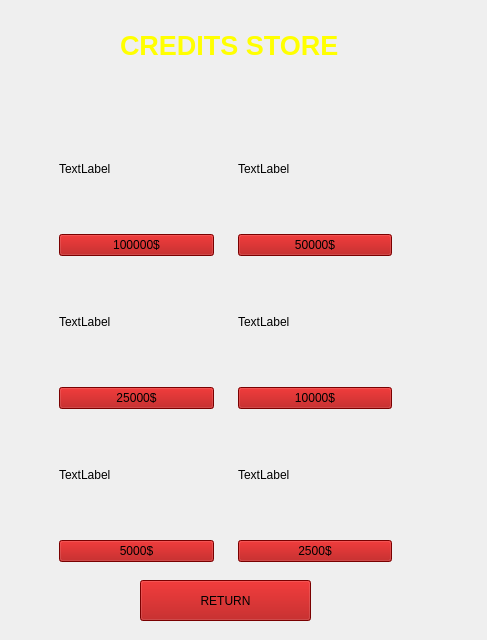
<?xml version="1.0" encoding="UTF-8"?>
<ui version="4.0">
 <class>exchange</class>
 <widget class="QWidget" name="exchange">
  <property name="geometry">
   <rect>
    <x>0</x>
    <y>0</y>
    <width>487</width>
    <height>640</height>
   </rect>
  </property>
  <property name="windowTitle">
   <string>Form</string>
  </property>
  <widget class="QWidget" name="widget_3" native="true">
   <property name="geometry">
    <rect>
     <x>50</x>
     <y>100</y>
     <width>351</width>
     <height>471</height>
    </rect>
   </property>
   <layout class="QHBoxLayout" name="horizontalLayout">
    <item>
     <widget class="QWidget" name="widget_2" native="true">
      <layout class="QVBoxLayout" name="verticalLayout_2">
       <item>
        <widget class="QLabel" name="label_4">
         <property name="text">
          <string>TextLabel</string>
         </property>
        </widget>
       </item>
       <item>
        <widget class="QPushButton" name="pushButton_4">
         <property name="styleSheet">
          <string notr="true">background-color: rgb(170, 0, 0);
font: 25 18pt &quot;Bookman Old Style&quot;;</string>
         </property>
         <property name="text">
          <string>100000$</string>
         </property>
        </widget>
       </item>
       <item>
        <widget class="QLabel" name="label_5">
         <property name="text">
          <string>TextLabel</string>
         </property>
        </widget>
       </item>
       <item>
        <widget class="QPushButton" name="pushButton_5">
         <property name="styleSheet">
          <string notr="true">background-color: rgb(170, 0, 0);
font: 25 18pt &quot;Bookman Old Style&quot;;</string>
         </property>
         <property name="text">
          <string>25000$</string>
         </property>
        </widget>
       </item>
       <item>
        <widget class="QLabel" name="label_6">
         <property name="text">
          <string>TextLabel</string>
         </property>
        </widget>
       </item>
       <item>
        <widget class="QPushButton" name="pushButton_6">
         <property name="styleSheet">
          <string notr="true">background-color: rgb(170, 0, 0);
font: 25 18pt &quot;Bookman Old Style&quot;;</string>
         </property>
         <property name="text">
          <string>5000$</string>
         </property>
        </widget>
       </item>
      </layout>
     </widget>
    </item>
    <item>
     <widget class="QWidget" name="widget" native="true">
      <layout class="QVBoxLayout" name="verticalLayout">
       <item>
        <widget class="QLabel" name="label">
         <property name="text">
          <string>TextLabel</string>
         </property>
        </widget>
       </item>
       <item>
        <widget class="QPushButton" name="pushButton">
         <property name="styleSheet">
          <string notr="true">background-color: rgb(170, 0, 0);
font: 25 18pt &quot;Bookman Old Style&quot;;</string>
         </property>
         <property name="text">
          <string>50000$</string>
         </property>
        </widget>
       </item>
       <item>
        <widget class="QLabel" name="label_2">
         <property name="text">
          <string>TextLabel</string>
         </property>
        </widget>
       </item>
       <item>
        <widget class="QPushButton" name="pushButton_2">
         <property name="styleSheet">
          <string notr="true">background-color: rgb(170, 0, 0);
font: 25 18pt &quot;Bookman Old Style&quot;;</string>
         </property>
         <property name="text">
          <string>10000$</string>
         </property>
        </widget>
       </item>
       <item>
        <widget class="QLabel" name="label_3">
         <property name="text">
          <string>TextLabel</string>
         </property>
        </widget>
       </item>
       <item>
        <widget class="QPushButton" name="pushButton_3">
         <property name="styleSheet">
          <string notr="true">background-color: rgb(170, 0, 0);
font: 25 18pt &quot;Bookman Old Style&quot;;</string>
         </property>
         <property name="text">
          <string>2500$</string>
         </property>
        </widget>
       </item>
      </layout>
     </widget>
    </item>
   </layout>
  </widget>
  <widget class="QLabel" name="label_7">
   <property name="geometry">
    <rect>
     <x>120</x>
     <y>30</y>
     <width>251</width>
     <height>31</height>
    </rect>
   </property>
   <property name="text">
    <string>&lt;html&gt;&lt;head/&gt;&lt;body&gt;&lt;p&gt;&lt;span style=&quot; font-size:20pt; font-weight:600; color:#ffff00;&quot;&gt;CREDITS STORE&lt;/span&gt;&lt;/p&gt;&lt;/body&gt;&lt;/html&gt;</string>
   </property>
  </widget>
  <widget class="QPushButton" name="pushButton_7">
   <property name="geometry">
    <rect>
     <x>140</x>
     <y>580</y>
     <width>171</width>
     <height>41</height>
    </rect>
   </property>
   <property name="styleSheet">
    <string notr="true">background-color: rgb(170, 0, 0);
font: 25 18pt &quot;Bookman Old Style&quot;;</string>
   </property>
   <property name="text">
    <string>RETURN</string>
   </property>
  </widget>
 </widget>
 <resources/>
 <connections>
  <connection>
   <sender>pushButton_7</sender>
   <signal>clicked()</signal>
   <receiver>exchange</receiver>
   <slot>click_return()</slot>
   <hints>
    <hint type="sourcelabel">
     <x>284</x>
     <y>596</y>
    </hint>
    <hint type="destinationlabel">
     <x>512</x>
     <y>611</y>
    </hint>
   </hints>
  </connection>
  <connection>
   <sender>pushButton_4</sender>
   <signal>clicked()</signal>
   <receiver>exchange</receiver>
   <slot>prize_1()</slot>
   <hints>
    <hint type="sourcelabel">
     <x>144</x>
     <y>238</y>
    </hint>
    <hint type="destinationlabel">
     <x>502</x>
     <y>171</y>
    </hint>
   </hints>
  </connection>
  <connection>
   <sender>pushButton</sender>
   <signal>clicked()</signal>
   <receiver>exchange</receiver>
   <slot>prize_2()</slot>
   <hints>
    <hint type="sourcelabel">
     <x>348</x>
     <y>240</y>
    </hint>
    <hint type="destinationlabel">
     <x>536</x>
     <y>262</y>
    </hint>
   </hints>
  </connection>
  <connection>
   <sender>pushButton_5</sender>
   <signal>clicked()</signal>
   <receiver>exchange</receiver>
   <slot>prize_3()</slot>
   <hints>
    <hint type="sourcelabel">
     <x>185</x>
     <y>389</y>
    </hint>
    <hint type="destinationlabel">
     <x>-27</x>
     <y>393</y>
    </hint>
   </hints>
  </connection>
  <connection>
   <sender>pushButton_2</sender>
   <signal>clicked()</signal>
   <receiver>exchange</receiver>
   <slot>prize_4()</slot>
   <hints>
    <hint type="sourcelabel">
     <x>349</x>
     <y>379</y>
    </hint>
    <hint type="destinationlabel">
     <x>518</x>
     <y>415</y>
    </hint>
   </hints>
  </connection>
  <connection>
   <sender>pushButton_6</sender>
   <signal>clicked()</signal>
   <receiver>exchange</receiver>
   <slot>prize_5()</slot>
   <hints>
    <hint type="sourcelabel">
     <x>170</x>
     <y>524</y>
    </hint>
    <hint type="destinationlabel">
     <x>-26</x>
     <y>534</y>
    </hint>
   </hints>
  </connection>
  <connection>
   <sender>pushButton_3</sender>
   <signal>clicked()</signal>
   <receiver>exchange</receiver>
   <slot>prize_6()</slot>
   <hints>
    <hint type="sourcelabel">
     <x>360</x>
     <y>524</y>
    </hint>
    <hint type="destinationlabel">
     <x>565</x>
     <y>542</y>
    </hint>
   </hints>
  </connection>
 </connections>
 <slots>
  <slot>click_return()</slot>
  <slot>prize_1()</slot>
  <slot>prize_2()</slot>
  <slot>prize_3()</slot>
  <slot>prize_4()</slot>
  <slot>prize_5()</slot>
  <slot>prize_6()</slot>
 </slots>
</ui>
